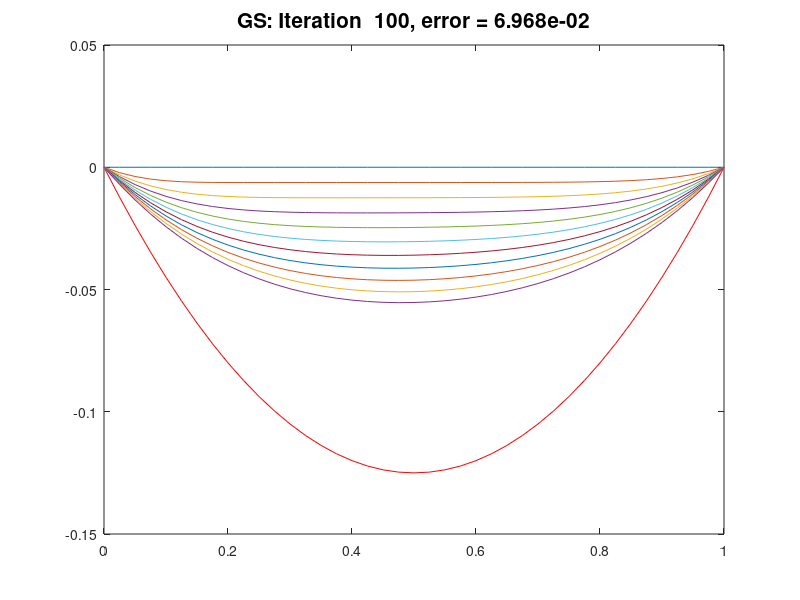
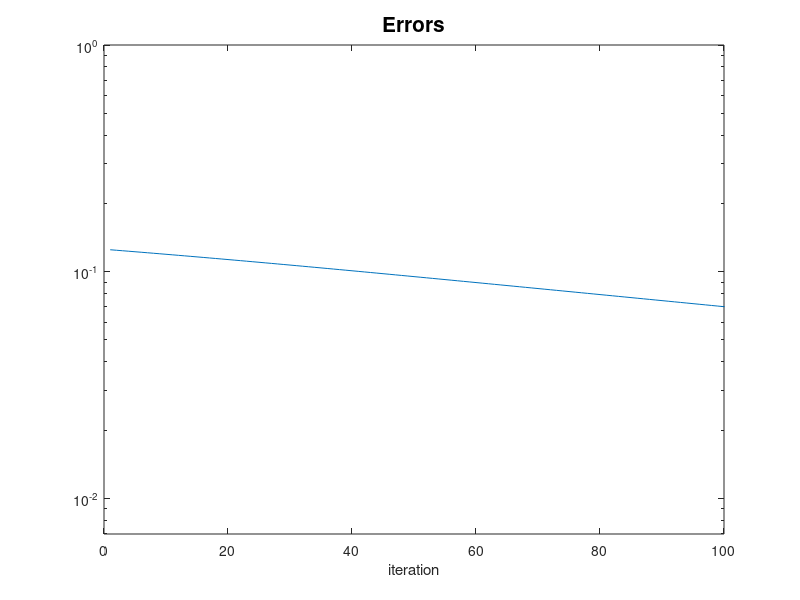

Recreate these plots in MATLAB, in order.

% Solve 1d BVP obtained by discretizing u''(x) = f(x) 
% with Dirichlet boundary condtions  u(0) = alpha, u(1) = beta
% Discretized using centered difference.
%
% Compare matrix splitting methods:  Jacobi, Gauss-Seidel, and SOR
%
% From  http://www.amath.washington.edu/~rjl/fdmbook/  (2007)

method = 'GS';   % 'Jacobi' or 'GS' or 'SOR'
nplot = 10;          % iterate u is plotted every nplot iterations
maxiter = 100;        % number of iterations to take

m = 39;
ax = 0;
bx = 1;
alpha = 0;
beta = 0;
f = @(x) ones(size(x));   % f(x) = 1

h = (bx-ax) / (m+1);
x = linspace(ax, bx, m+2)';

% determine exact solution to linear system by setting up
% system Au = f and solving with backslash:
e = ones(m+2,1);

A = 1/h^2 * spdiags([e -2*e e], [-1 0 1], m+2, m+2);
A(1,1:2) = [1 0];
A(m+2,m+1:m+2) = [0 1];
rhs = f(x);
rhs(1) = alpha;
rhs(m+2) = beta;
ustar = A\rhs;


% Decompose A = DA - LA - UA:
DA = diag(diag(A));   % diagonal part of A
LA = DA - tril(A);    % strictly lower triangular part of A (negated)
UA = DA - triu(A);    % strictly upper triangular part of A (negated)

% set up iteration matrix:
switch method
   case 'Jacobi'
      M = DA;
      N = LA + UA;
   case 'GS'
      %M = DA - LA;
      M = DA - UA;
      %N = UA;
      N = LA;
   case 'SOR'
      % use optimal omega for this problem:
      omega = 2 / (1 + sin(pi*h));
      %omega = 1.8;
      M = 1/omega * (DA - omega*LA);
      N = 1/omega * ((1-omega)*DA + omega*UA);
   end


u = zeros(size(x));   % initial guess for iteration

figure(1)
clf
plot(x,ustar,'r')
hold on
plot(x,u)

error = nan(maxiter+1,1);
error(1) = max(abs(u-ustar));


% Iteration:
% ----------


for iter=1:maxiter

   u = M \ (N*u + rhs);
   %uGS = (DA - LA) \ (UA*u + rhs);
   %u = u + omega * (uGS - u);
   error(iter+1) = max(abs(u-ustar));
   if mod(iter,nplot)==0
      % plot u every nplot iterations
      plot(x,u)
      title(sprintf('%s: Iteration %4i, error = %9.3e',...
             method,iter,error(iter+1)),'FontSize',15)
      drawnow
      pause(.1)
      end
   end

% plot errors vs. iteration:
figure(2)
semilogy(error)
axis([0 maxiter min(error)/10 1])
title('Errors','FontSize',15)
xlabel('iteration')
hold on

% compute spectral radius of iteration matrix G:
G = M\N;
rhoG = max(abs(eig(full(G))));
disp(sprintf('Spectral radius of G for %s is %5f',method,rhoG))

